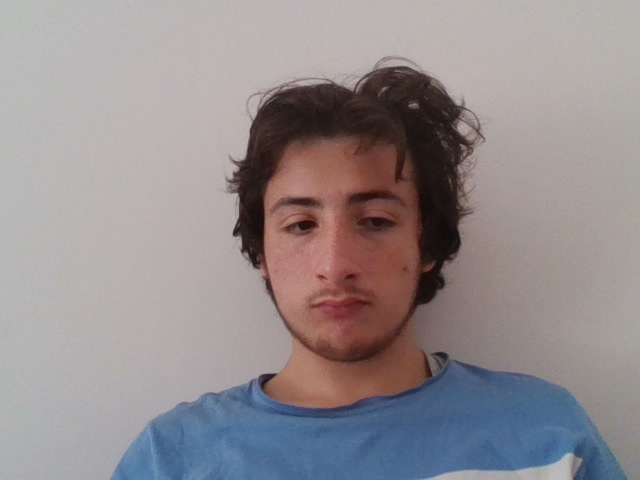
#> input picture Resources/Me.jpg, 640 x 480 px
$ python chapter2.py
#> lines starting #> are read from the running program, lines starting #| are printed output that depends on the picture; after the words box and inside, x2 and y2 are one past the last pixel; in counts of white or black regions, pixels touching at a corner belong together
try:
    import cv2
    import numpy as np
    print("Packages Imported")
except:
    print("Packages Not Imported")

img = cv2.imread("Resources/Me.jpg")
#> img is the input picture: shape (480, 640, 3); mean B, G, R 142.5, 140.5, 147.9
kernel = np.ones((5,5), np.uint8)
#cvtColor is changes images color
imgGray = cv2.cvtColor(img, cv2.COLOR_BGR2GRAY)
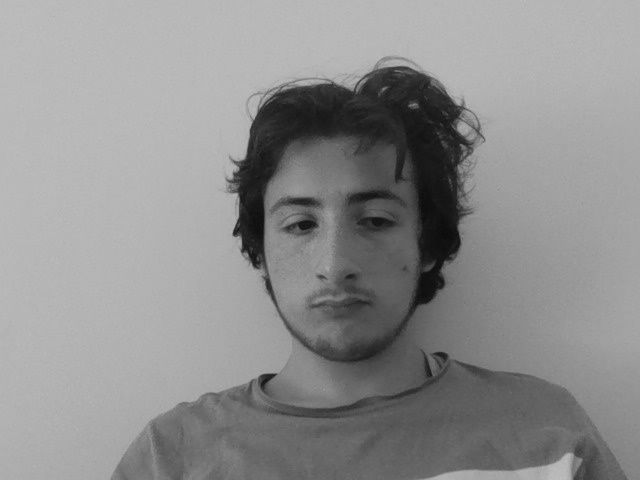
#> imgGray: shape (480, 640); min 11, max 191, mean 142.9
#last two commas are let us play with edges
imgCanny = cv2.Canny(img, 100, 150)
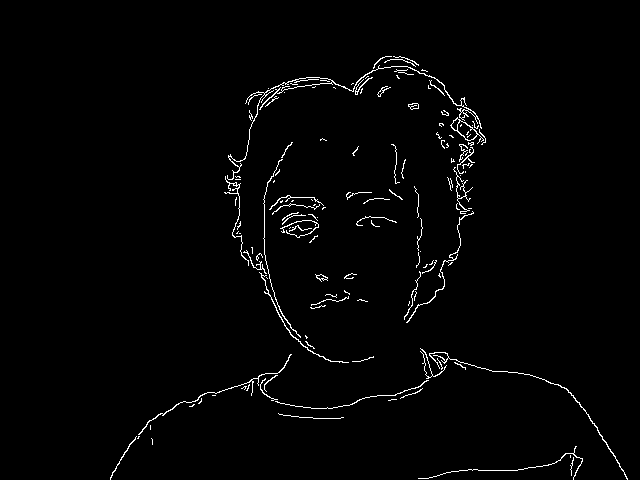
#> imgCanny: shape (480, 640); 1.7% white in thin lines or dots, all inside (x1, y1, x2, y2) = (110, 56, 628, 480)
#Dialation is making the canny image more thick
imgDialation = cv2.dilate(imgCanny, kernel, iterations=1)
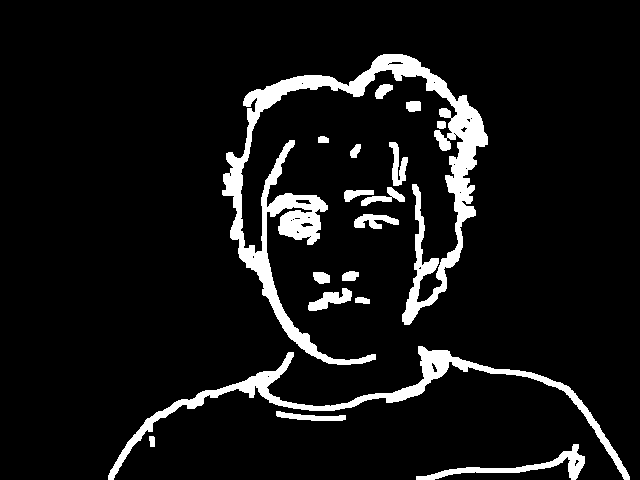
#> imgDialation: shape (480, 640); 8.1% white; 18 white regions, largest, box (x1, y1, x2, y2) and area: (222, 54, 488, 365) 14701, (108, 346, 630, 480) 5579, (416, 444, 585, 480) 1268
imgEroded = cv2.erode(imgDialation, kernel, iterations=1)
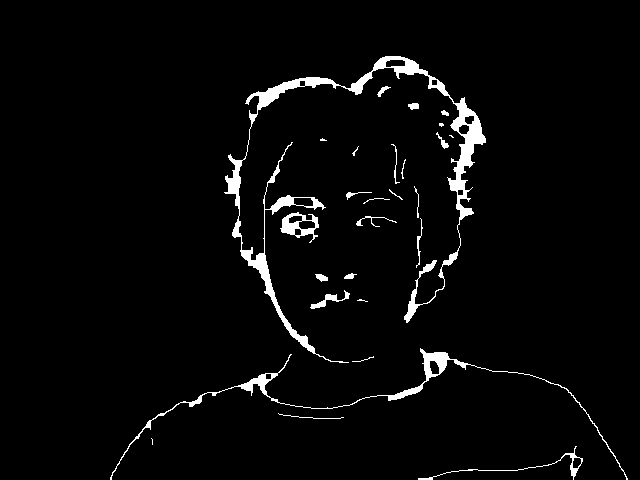
#> imgEroded: shape (480, 640); 3.2% white; 27 white regions (6 under 20 px), largest, box (x1, y1, x2, y2) and area: (224, 56, 486, 363) 6146, (110, 348, 628, 480) 1831, (280, 212, 319, 243) 486
cv2.imshow("Gray Image", imgGray)
cv2.imshow("Canny Image", imgCanny)
cv2.imshow("Dialeted Image", imgDialation)
cv2.imshow("Eroded Image", imgEroded)
cv2.waitKey(0)
